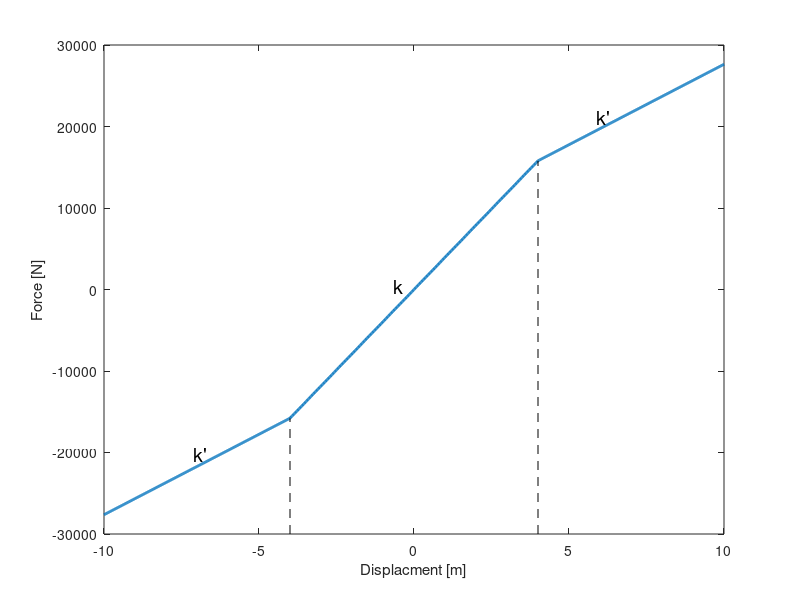

Here is the MATLAB script that generated this plot: (Note: this script raises an error after producing the figure.)
%% system
m = 1;
k1 = (10*2*pi)^2;
k2 = k1/2;
x0 = 4;
zeta = 0.005;
zeta = 0.01;
c = 2*zeta*sqrt(k1*m);


g = @(x) (k2-k1)*(x-x0).*(x>x0);
g = @(x) (k2-k1)*(x-x0).*(x>x0) + (k2-k1)*(x+x0).*(x<-x0);
% g = @(x) 0;

if true
    X = linspace(-10, 10, 1000);
    Kx = nan(size(X));
    Gx = nan(size(X));
    for ix = 1:length(X)
        Kx(ix) = k1*X(ix) + g(X(ix));
        Gx(ix) = g(X(ix));
    end
    figure;
%     xline(0);
%     hold on
%     yline(0);
    plot(X, Kx, 'LineWidth', 2);
%     hold on
%     plot(X, Gx);
    hold on
    plot([-x0, -x0], [get(gca, 'YLim') * [1;0], -k1*x0], '--', 'Color', [0 0 0]);
    plot([x0, x0], [get(gca, 'YLim') * [1;0], k1*x0], '--', 'Color', [0 0 0]);
    xlabel('Displacment [m]');
    ylabel('Force [N]');
    text(0, 0, {'k  ', ''}, 'FontSize', 14, 'HorizontalAlignment', 'right');
    xkp = 6.5;
    text(xkp, k1*xkp+g(xkp), {'k'' ', ''}, 'FontSize', 14, 'HorizontalAlignment', 'right');
    text(-xkp, -k1*xkp+g(-xkp), {'k'' ', ''}, 'FontSize', 14, 'HorizontalAlignment', 'right');
%     grid on
end


% time
T = 10000;
T = 3000;
T0 = 5/(c/(2*m));
fe = 1000;

dt = 1/fe;
T0 = dt * ceil(T0/dt);
t = -T0:dt:T;
kt0 = sum(t < 0) + 1;

%% excitation

% dirac
f = zeros(size(t));
f(kt0) = 800 / dt;

% noise
f0 = 150;
f0 = 150*sqrt(4);
f = f0/sqrt(dt) * randn(size(t));

% noise + diracs


% Aref
Aref = f0*sqrt(dt)/(2*m*sqrt(k1/m)*sqrt(zeta*sqrt(k1/m)*dt))

% sigma F
sigmaF = sqrt(f0^2*dt^2*pi/(m*k1/m*(1-zeta^2)*dt))


%% ode
xi = 0;
vi = 0;

Xi = [xi; vi];

D = @(t, X) [X(2); 1/m*(-k1*X(1) -g(X(1)) - c*X(2) - f(floor((T0+t)/dt)+1))];

X = RK4(D, t, Xi);
x = X(1, :);

% delete begining
t = t(kt0:end);
x = x(kt0:end);

% resampling
fe2 = 100;
Nfe = floor(fe/fe2);
t = t(1:Nfe:end);
x = x(1:Nfe:end);

% plot
figure;
plt = plot(t, x);
xlabel('Time [s]');
ylabel('Displacement [m]');



%% wavelet

fmin = 5;
fmax = 15;
Q = sqrt(pi/zeta)/3;
MotherWavelet = 'morlet';
MaxParallelRidges = 1;
MaxSlopeRidge = inf;
SignalUnit = 'm';
SquaredSignalUnit = 'm²';


WaveletMenu('WaveletPlot', plt, 'fmin', fmin, 'fmax', fmax, 'Q', Q, 'MotherWavelet', MotherWavelet,...
    'MaxParallelRidges', MaxParallelRidges, 'MaxSlopeRidge', MaxSlopeRidge,...
    'SignalUnit', SignalUnit, 'SquaredSignalUnit', SquaredSignalUnit);


%% freq

f1 = @(A) 1/(2*pi) * (sqrt(k1/m) - (A > x0) *(k1-k2)/(pi*sqrt(m*k1)) .* ( ...
    acos(x0./A) - (x0./A) .* sqrt(1-(x0./A).^2)));

f2 = @(A) 1/(2*pi) * ( (A <= x0) *sqrt(k1/m) + (A > x0) * (pi/2) ./ ...
    (sqrt(m/k1)*asin(x0./sqrt(A.^2+(k2-k1)/k1*(A-x0).^2)) + sqrt(m/k2)*acos(k1*x0./(k2*A+(k1-k2)*x0))));


if false
    A = linspace(0, 10*x0, 1000);
    figure;
    plot(A, f1(A));
    hold on
    plot(A, f2(A));
end



















